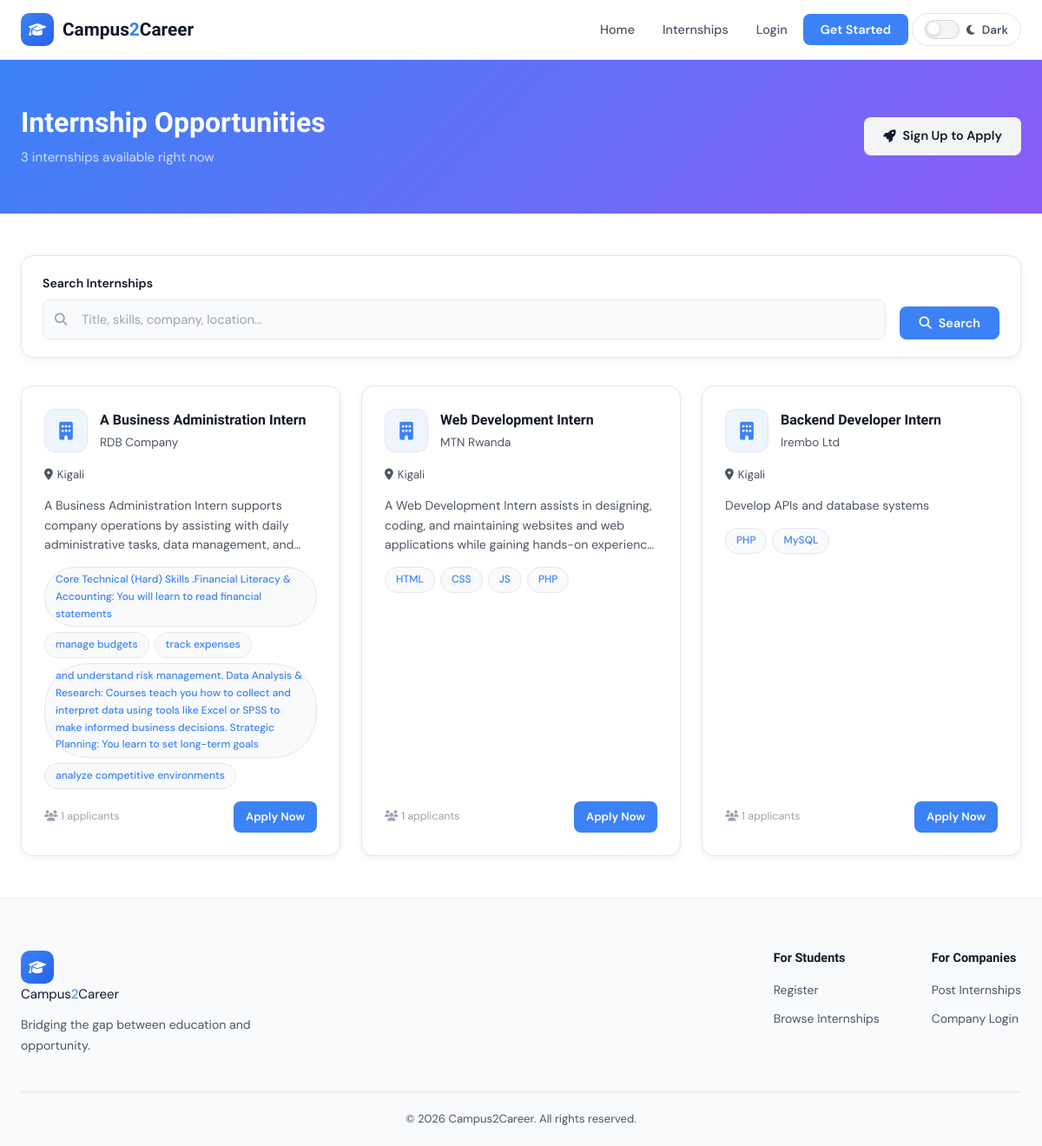
The page /views/public/internships.php on the database its author committed.
### tables this page shows
CREATE TABLE `internships` (
  `internship_id` int(11) NOT NULL,
  `company_id` int(11) DEFAULT NULL,
  `title` varchar(150) NOT NULL,
  `description` longtext DEFAULT NULL,
  `responsibilities` longtext DEFAULT NULL,
  `expectations` longtext DEFAULT NULL,
  `internship_location` varchar(160) DEFAULT NULL,
  `requirements` longtext DEFAULT NULL,
  `created_at` timestamp NOT NULL DEFAULT current_timestamp()
);

CREATE TABLE `companies` (
  `company_id` int(11) NOT NULL,
  `user_id` int(11) DEFAULT NULL,
  `company_name` varchar(100) DEFAULT NULL,
  `location` varchar(100) DEFAULT NULL,
  `description` longtext DEFAULT NULL,
  `website` varchar(255) DEFAULT NULL
);

### includes/auth.php (called while the page is built, shortened)
<?php
function isLoggedIn() {
    return isset($_SESSION['user_id']);
}
function getCurrentUser() {
    return isset($_SESSION['user_id']) ? [
        'user_id'  => $_SESSION['user_id'],
        'name'     => $_SESSION['name'],
        'email'    => $_SESSION['email'],
        'role'     => $_SESSION['role'],
        'role_id'  => $_SESSION['role_id'] ?? null,
    ] : null;
}

### views/public/internships.php (the view, shortened to what this page needs)
<?php
require_once '../../includes/auth.php';
$pdo    = getDBConnection();
$search = trim($_GET['search'] ?? '');
$params = [];
$where  = "WHERE 1=1";
$stmt = $pdo->prepare("
    SELECT i.*, c.company_name, c.location,
           (SELECT COUNT(*) FROM applications a WHERE a.internship_id = i.internship_id) AS applicant_count
    FROM internships i
    JOIN companies c ON c.company_id = i.company_id
    $where
    ORDER BY i.created_at DESC
");
$stmt->execute($params);
$internships = $stmt->fetchAll();
require_once '../../includes/header.php';
?>
<div class="page-banner">
    <div class="container">
        <div>
            <h1>Internship Opportunities</h1>
            <p><?= count($internships) ?> internship<?= count($internships) !== 1 ? 's' : '' ?> available right now</p>
        </div>
        <?php if (isLoggedIn() && $_SESSION['role'] === 'student'): ?>
        <a href="../student/internships.php" class="btn btn-light"><i class="fas fa-user-graduate"></i> My Student View</a>
        <?php elseif (!isLoggedIn()): ?>
        <a href="../../register.php" class="btn btn-light"><i class="fas fa-rocket"></i> Sign Up to Apply</a>
        <?php endif; ?>
    </div>
</div>
<section class="section-sm">
    <div class="container">
        <form method="GET" class="filter-bar">
            <div class="form-group" style="flex:2;">
                <label class="form-label">Search Internships</label>
                <div class="input-icon">
                    <i class="fas fa-search"></i>
                    <input type="text" name="search" class="form-control" placeholder="Title, skills, company, location..." value="<?= htmlspecialchars($search) ?>">
                </div>
            </div>
            <div>
                <button type="submit" class="btn btn-blue"><i class="fas fa-search"></i> Search</button>
            </div>
        </form>
        <?php if (empty($internships)): ?>
        <div class="empty-state">
            <i class="fas fa-search"></i>
            <h3>No internships found</h3>
            <p>Try a different search term or check back later.</p>
        </div>
        <?php else: ?>
        <div class="internship-grid">
            <?php foreach ($internships as $job): ?>
            <div class="internship-card">
                <div class="ic-header">
                    <div class="ic-logo"><i class="fas fa-building"></i></div>
                    <div>
                        <div class="ic-title"><?= htmlspecialchars($job['title']) ?></div>
                        <div class="ic-company"><?= htmlspecialchars($job['company_name']) ?></div>
                    </div>
                </div>
                <div class="ic-location"><i class="fas fa-map-marker-alt"></i> <?= htmlspecialchars($job['location']) ?></div>
                <div class="ic-desc"><?= htmlspecialchars($job['description']) ?></div>
                <div class="ic-tags">
                    <?php foreach (array_slice(explode(',', $job['requirements']), 0, 5) as $req): ?>
                        <span class="ic-tag"><?= htmlspecialchars(trim($req)) ?></span>
                    <?php endforeach; ?>
                </div>
                <div class="ic-footer">
                    <span class="ic-date"><i class="fas fa-users"></i> <?= $job['applicant_count'] ?> applicant<?= $job['applicant_count'] !== '1' ? 's' : '' ?></span>
                    <?php if (isLoggedIn() && $_SESSION['role'] === 'student'): ?>
                    <a href="../student/internships.php" class="btn btn-blue btn-sm">Apply Now</a>
                    <?php else: ?>
                    <a href="../../register.php" class="btn btn-blue btn-sm">Apply Now</a>
                    <?php endif; ?>
                </div>
            </div>
            <?php endforeach; ?>
        </div>
        <?php endif; ?>
    </div>
</section>
<?php require_once '../../includes/footer.php'; ?>

### includes/header.php (shortened to what this page needs)
<?php
$currentUser = getCurrentUser();
?>
<!DOCTYPE html>
<html lang="en" id="htmlRoot">
<head>
    <link rel="stylesheet" href="<?= BASE_URL ?>assets/css/style.css">
    <link rel="stylesheet" href="https://cdnjs.cloudflare.com/ajax/libs/font-awesome/6.5.0/css/all.min.css">
</head>
<body>
<nav class="navbar">
    <div class="nav-container">
        <a href="<?= BASE_URL ?>index.php" class="nav-brand">
            <span class="brand-icon"><i class="fas fa-graduation-cap"></i></span>
            <span class="brand-text">Campus<span>2</span>Career</span>
        </a>
        <ul class="nav-links" id="navLinks">
            <?php if (!$currentUser): ?>
                <li><a href="<?= BASE_URL ?>index.php" class="nav-link">Home</a></li>
                <li><a href="<?= BASE_URL ?>views/public/internships.php" class="nav-link">Internships</a></li>
                <li><a href="<?= BASE_URL ?>login.php" class="nav-link">Login</a></li>
                <li><a href="<?= BASE_URL ?>register.php" class="nav-btn">Get Started</a></li>
            <?php endif; ?>
            <li>
                <button class="theme-toggle" id="themeToggle" aria-label="Toggle dark mode" title="Toggle dark mode">
                    <span class="toggle-track">
                        <span class="toggle-knob"></span>
                    </span>
                    <span class="toggle-icon" id="toggleIcon">
                        <i class="fas fa-moon" id="themeIcon"></i>
                    </span>
                    <span class="toggle-label" id="toggleLabel">Dark</span>
                </button>
            </li>
        </ul>
    </div>
</nav>
<main class="main-content">

### includes/footer.php (shortened to what this page needs)
</main>
<footer class="footer">
    <div class="footer-container">
        <div class="footer-brand">
            <span class="brand-icon"><i class="fas fa-graduation-cap"></i></span>
            <span class="brand-text">Campus<span>2</span>Career</span>
            <p>Bridging the gap between education and opportunity.</p>
        </div>
        <div class="footer-links">
            <div class="footer-col">
                <h4>For Students</h4>
                <a href="<?= BASE_URL ?>register.php">Register</a>
                <a href="<?= BASE_URL ?>views/public/internships.php">Browse Internships</a>
            </div>
            <div class="footer-col">
                <h4>For Companies</h4>
                <a href="<?= BASE_URL ?>register.php">Post Internships</a>
                <a href="<?= BASE_URL ?>login.php">Company Login</a>
            </div>
        </div>
    </div>
    <div class="footer-bottom">
        <p>© <?= date('Y') ?> Campus2Career. All rights reserved.</p>
    </div>
</footer>
</body>
</html>

### rows shown on the page
internships: title "A Business Administration Intern", company.company_name "RDB Company", company.location "Kigali", description "A Business Administration Intern supports company operations by assisting with daily administrative tasks, data management,…", requirements "Core Technical (Hard) Skills .Financial Literacy & Accounting: You will learn to read financial statements", requirements "manage budgets", requirements "track expenses", requirements "and understand risk management. Data Analysis & Research: Courses teach you how to collect and interpret data using tools like Excel or SPSS to make informed business decisions. Strategic Planning: You learn to set long-term goals", requirements "analyze competitive environments", applicant_count "1"
internships: title "Web Development Intern", company.company_name "MTN Rwanda", company.location "Kigali", description "A Web Development Intern assists in designing, coding, and maintaining websites and web applications while gaining hands-on…", requirements "HTML", requirements "CSS", requirements "JS", requirements "PHP", applicant_count "1"
internships: title "Backend Developer Intern", company.company_name "Irembo Ltd", company.location "Kigali", description "Develop APIs and database systems", requirements "PHP", requirements "MySQL", applicant_count "1"

### other values the page prints
count($internships) "3"
